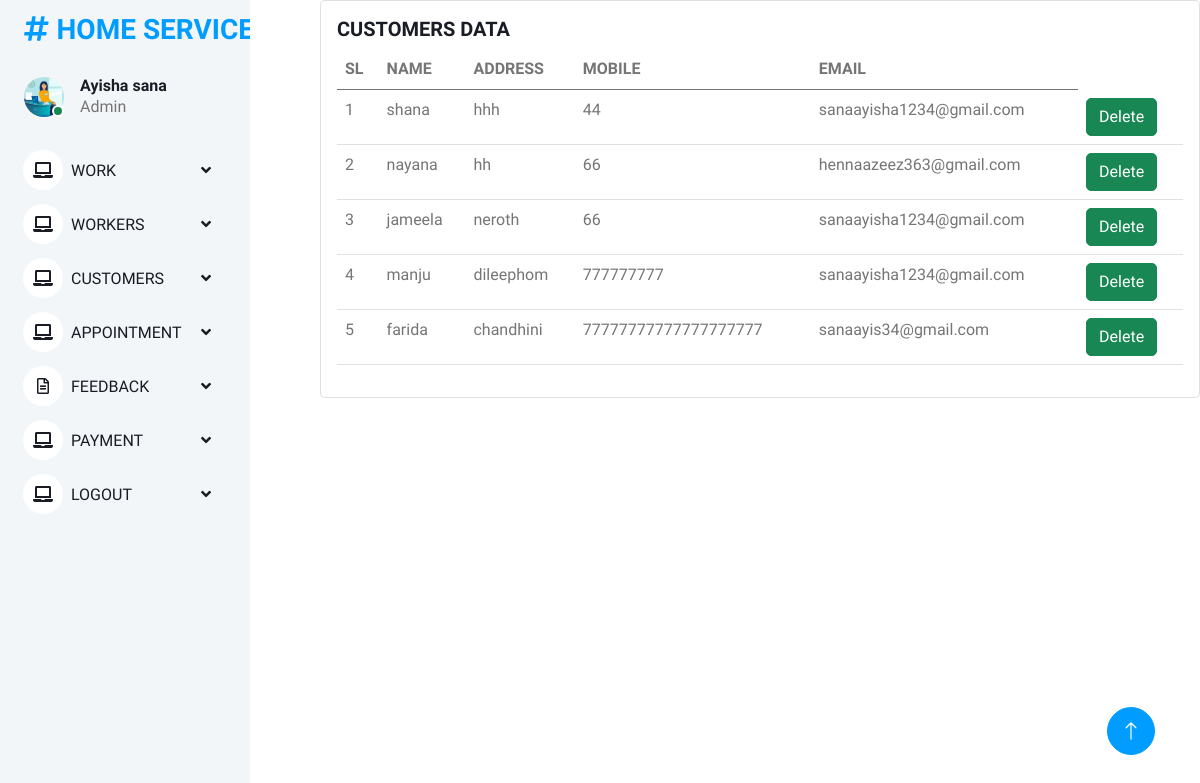
/customers_data (signed in), run on the app's committed database.
### onlinehomeservice_app/models.py (models this page shows, shortened)
class register1(models.Model):
    user=models.OneToOneField(Login,on_delete=models.CASCADE)
    name = models.CharField(max_length=100)
    address = models.CharField(max_length=40)
    mobile = models.CharField(max_length=10,null=False)
    email = models.EmailField()

### onlinehomeservice_app/views.py (the view)
# urls.py: path("customers_data", views.customers_data, name="customers_data"),
@login_required(login_url='loginpage')
def customers_data(request):
    data=register1.objects.all
    print(data)
    return render(request,"admin/customers_data.html",{"data": data})

### templates/admin/customers_data.html (shortened to what this page needs)
{% extends "admin/admin base.html" %}
{% block content %}
<div class="card" style="width: 55rem;">
  <div class="card-body">
    <h5 class="card-title">CUSTOMERS DATA</h5>
 <table class="table">
  <thead>
    <tr>
        <th scope="col">SL</th>
        <th scope="col">NAME</th>
      <th scope="col">ADDRESS</th>
      <th scope="col">MOBILE</th>
      <th scope="col">EMAIL</th>
    </tr>
  </thead>
       <tbody>
  {% for i in data %}
  <tr>
    <td>{{forloop.counter}}</td>
    <td>{{i.name}}</td>
      <td>{{i.address}}</td>
    <td>{{i.mobile}}</td>
      <td>{{i.email}}</td> <td><a href="{% url 'delete_it' i.id %}" class="btn btn-success">Delete</a></td>
  </tr>
            {% endfor %}
  </tbody>
 </table>
{% endblock %}

### static/assets1/css/style.css (style rules this page uses)
:root { --primary: #009CFF; --light: #F3F6F9; --dark: #191C24; }
.btn { transition: .5s; }

### data on the page
register1: name "shana", address "hhh", mobile "44", email "sanaayisha1234@gmail.com"
register1: name "nayana", address "hh", mobile "66", email "hennaazeez363@gmail.com"
register1: name "jameela", address "neroth", mobile "66", email "sanaayisha1234@gmail.com"
register1: name "manju", address "dileephom", mobile "777777777", email "sanaayisha1234@gmail.com"
register1: name "farida", address "chandhini", mobile "77777777777777777777", email "sanaayis34@gmail.com"
